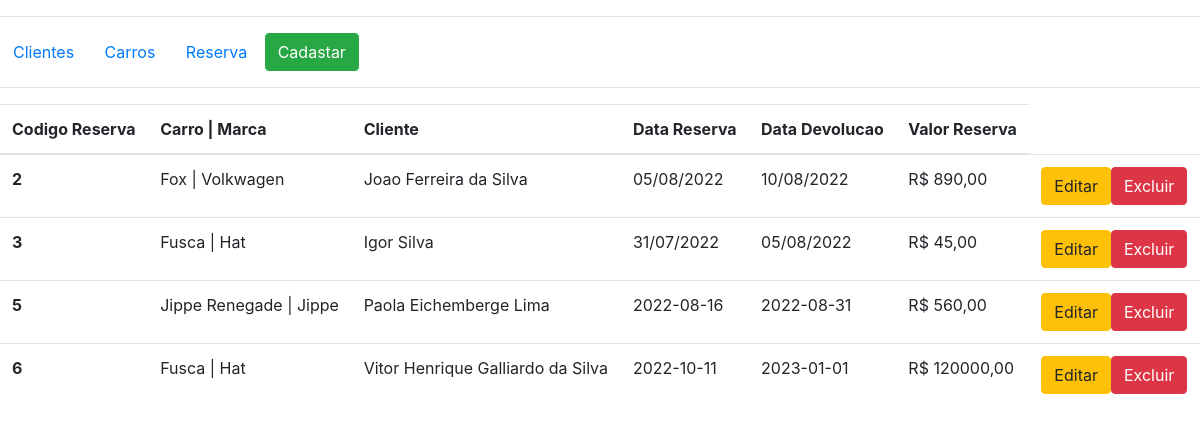
The app's page /view/index.php with its own data.
### tables this page shows
CREATE TABLE `tbreservas` (
  `id_reserva` int(11) NOT NULL AUTO_INCREMENT,
  `id_cliente_reserva` int(11) NOT NULL,
  `id_carro_reserva` int(11) NOT NULL,
  `data_reserva` varchar(45) NOT NULL,
  `data_devolucao` varchar(45) NOT NULL,
  `valor_reserva` varchar(45) NOT NULL,
  PRIMARY KEY (`id_reserva`),
  KEY `id_carro_reserva_idx` (`id_carro_reserva`),
  KEY `id_cliente_reserva` (`id_cliente_reserva`)
);

CREATE TABLE `tbcarro` (
  `id_carro` int(11) NOT NULL AUTO_INCREMENT,
  `nome_carro` varchar(45) NOT NULL,
  `modelo_carro` varchar(45) NOT NULL,
  `ano_carro` int(11) NOT NULL,
  `cor_carro` varchar(45) NOT NULL,
  PRIMARY KEY (`id_carro`)
);

CREATE TABLE `tbcliente` (
  `id_cliente` int(11) NOT NULL AUTO_INCREMENT,
  `nome_cliente` varchar(45) NOT NULL,
  `telefone_cliente` varchar(45) NOT NULL,
  `email_cliente` varchar(45) NOT NULL,
  PRIMARY KEY (`id_cliente`)
);

### model/banco.php (called while the page is built, shortened)
<?php
class Banco{
    protected $mysqli;
    private function conexao(){
        $this->mysqli = new mysqli(BD_SERVIDOR, BD_USUARIO , BD_SENHA, BD_BANCO);
    }
    public function getRentC(){
        $result = $this->mysqli->query("SELECT * from tbreservas INNER JOIN tbcliente ON tbreservas.id_cliente_reserva = tbcliente.id_cliente INNER JOIN tbcarro ON tbreservas.id_carro_reserva = tbcarro.id_carro ORDER BY id_reserva ASC");
        while($row = $result->fetch_array(MYSQLI_ASSOC)){
            $array[] = $row;
        }
        return $array;
    }
}
?>

### controller/ControllerListar.php (the view, shortened to what this page needs)
<?php
require_once("../model/banco.php");
class listarControllerRent{
    private $lista;
    public function __construct(){
        $this->lista = new Banco();
        $this->criarTabelaRent();
    }
    private function criarTabelaRent(){
        $row = $this->lista->getRentC();
        foreach ($row as $value){
            $pageid = $_SESSION['pageid'];
            echo "<tr>";
            echo "<th>".$value['id_reserva'] ."</th>";
            echo "<td>".$value['nome_carro'] . ' | ' .$value['modelo_carro']."</td>";
            echo "<td>".$value['nome_cliente'] ."</td>";
            echo "<td>".$value['data_reserva'] ."</td>";
            echo "<td>".$value['data_devolucao'] ."</td>";
            echo "<td>R$ ".$value['valor_reserva'] .",00</td>";
            echo "<td><a class='btn btn-warning' href='editar.php?page_id=$pageid&id=".$value['id_reserva']."'>Editar</a><a class='btn btn-danger' href='../controller/ControllerDeletar-Rent.php?id=".$value['id_reserva']."'>Excluir</a></td>";
            echo "</tr>";
        }
    }
}

### view/index.php (shortened to what this page needs)
<?php require_once("../controller/ControllerListar.php");
?>
<!DOCTYPE html>
<html lang="pt-br">
<?php include("head.php"); ?>
<body>
   <?php include("menu.php");?>
   <?php
        if($pageid == "client"){?>
            <?php include("client-list.php");
        }else if($pageid == "car"){
            include("car-list.php");
        }else{
            include("rent-list.php");
        }
    ?>
</body>
</html>

### view/head.php (shortened to what this page needs)
<head>
    <link rel="stylesheet" href="https://stackpath.bootstrapcdn.com/bootstrap/4.1.1/css/bootstrap.min.css">
</head>

### view/menu.php
<?php
$pageid = $_GET['page_id'];?>
<hr>
<a href="index.php?page_id=client" class="btn btn-default">Clientes</a>
<a href="index.php?page_id=car" class="btn btn-default">Carros</a>
<a href="index.php?page_id=rent" class="btn btn-default">Reserva</a>
<a href="cadastro?page_id=<?php echo $pageid ;?>" class="btn btn-success">Cadastar</a>
<hr>

### view/rent-list.php (shortened to what this page needs)
<table class="table">
        <thead>
            <tr>
                <th>Codigo Reserva</th>
                <th>Carro | Marca</th>
                <th>Cliente</th>
                <th>Data Reserva</th>
                <th>Data Devolucao</th>
                <th>Valor Reserva</th>
            </tr>
        </thead>
        <tbody>
            <?php new listarControllerRent();  ?>
        </tbody>
</table>

### records on screen
tbreservas: id_reserva "2", tbcarro.nome_carro "Fox", tbcarro.modelo_carro "Volkwagen", tbcliente.nome_cliente "Joao Ferreira da Silva", data_reserva "05/08/2022", data_devolucao "10/08/2022", valor_reserva "890"
tbreservas: id_reserva "3", tbcarro.nome_carro "Fusca", tbcarro.modelo_carro "Hat", tbcliente.nome_cliente "Igor Silva", data_reserva "31/07/2022", data_devolucao "05/08/2022", valor_reserva "45"
tbreservas: id_reserva "5", tbcarro.nome_carro "Jippe Renegade", tbcarro.modelo_carro "Jippe", tbcliente.nome_cliente "Paola Eichemberge Lima", data_reserva "2022-08-16", data_devolucao "2022-08-31", valor_reserva "560"
tbreservas: id_reserva "6", tbcarro.nome_carro "Fusca", tbcarro.modelo_carro "Hat", tbcliente.nome_cliente "Vitor Henrique Galliardo da Silva", data_reserva "2022-10-11", data_devolucao "2023-01-01", valor_reserva "120000"
